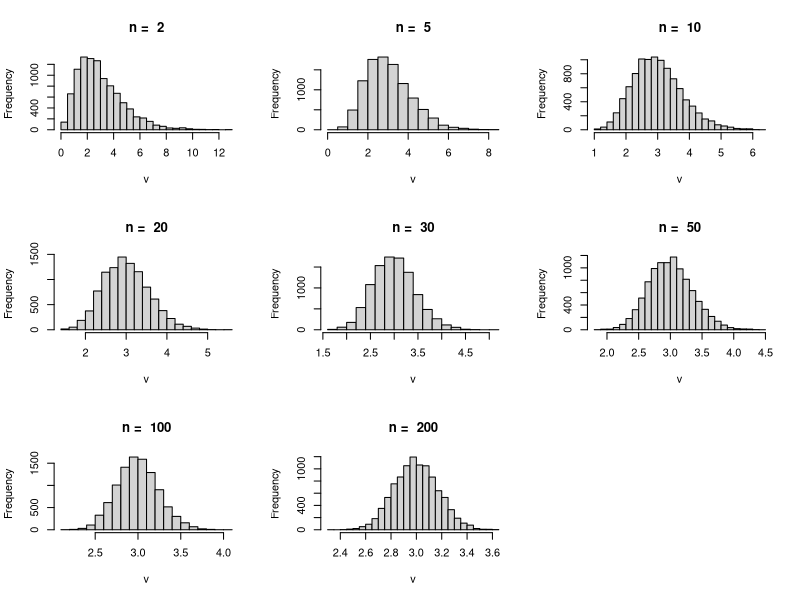

Generate this figure with R:
B=10000
png("Q1_quiquadrado.png")
v = c()
par(mfrow=c(3,3))
for(n in c(2,5,10,20,30,50,100,200)){
    for(i in 1:B){
        v[i] = mean( rchisq(n,3) )
    }
    hist(v,main = paste("n = ",n),breaks=20)
    
}

